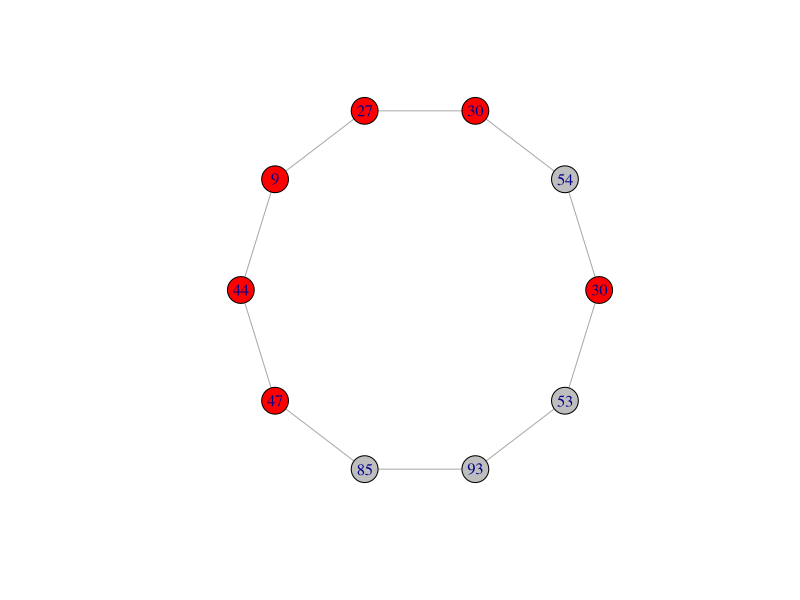

The R source for this figure:
library(igraph)

# IMPORTANT NOTE: Unlike in most languages, R objects are numbered
# from 1 instead of 0, so if you want the first element in a
# vector, you would reference it by vector_name[1]. HOWEVER,
# igraph objects are numbered starting from 0. This can lead to 
# lots of confusion, since it's not always obvious at first which 
# objects are native to R and which belong to igraph. 

g <- graph.ring(10)
V(g)$number <- sample(1:100, vcount(g), replace=TRUE) #get 10 (10 vertexes=vcount) random samples that range from 1-100
V(g)$color <- "grey"
V(g)[ number < 50 ]$color <- "red"
plot(g, layout=layout.circle, vertex.color=V(g)$color, vertex.label=V(g)$number)

#useful function for printing all your environment info:
sessionInfo()